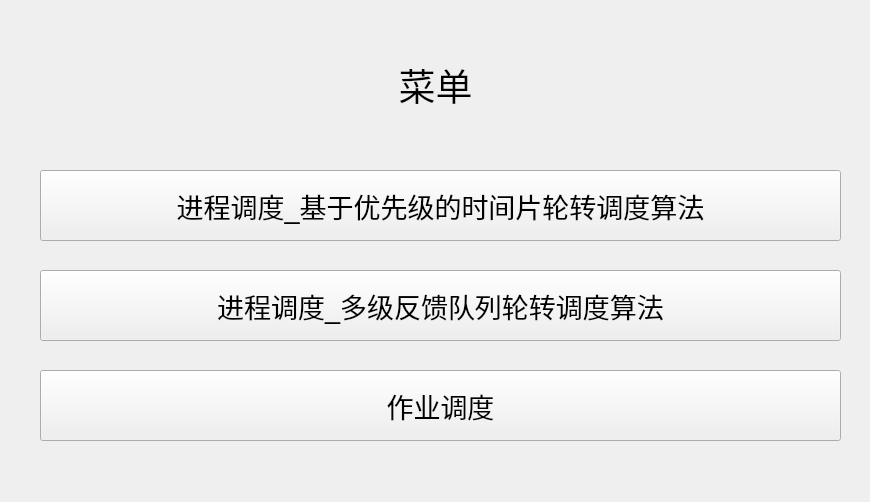
<?xml version="1.0" encoding="UTF-8"?>
<ui version="4.0">
 <class>Form</class>
 <widget class="QWidget" name="Form">
  <property name="geometry">
   <rect>
    <x>0</x>
    <y>0</y>
    <width>870</width>
    <height>502</height>
   </rect>
  </property>
  <property name="windowTitle">
   <string>Form</string>
  </property>
  <widget class="QLabel" name="label">
   <property name="geometry">
    <rect>
     <x>30</x>
     <y>50</y>
     <width>811</width>
     <height>71</height>
    </rect>
   </property>
   <property name="text">
    <string>&lt;html&gt;&lt;head/&gt;&lt;body&gt;&lt;p align=&quot;center&quot;&gt;&lt;span style=&quot; font-size:28pt;&quot;&gt;菜单&lt;/span&gt;&lt;/p&gt;&lt;/body&gt;&lt;/html&gt;</string>
   </property>
  </widget>
  <widget class="QPushButton" name="pushButton">
   <property name="geometry">
    <rect>
     <x>40</x>
     <y>170</y>
     <width>801</width>
     <height>71</height>
    </rect>
   </property>
   <property name="font">
    <font>
     <pointsize>20</pointsize>
     <weight>50</weight>
     <bold>false</bold>
    </font>
   </property>
   <property name="text">
    <string>进程调度_基于优先级的时间片轮转调度算法</string>
   </property>
  </widget>
  <widget class="QPushButton" name="pushButton_2">
   <property name="geometry">
    <rect>
     <x>40</x>
     <y>370</y>
     <width>801</width>
     <height>71</height>
    </rect>
   </property>
   <property name="font">
    <font>
     <pointsize>20</pointsize>
    </font>
   </property>
   <property name="text">
    <string>作业调度</string>
   </property>
  </widget>
  <widget class="QPushButton" name="pushButton_3">
   <property name="geometry">
    <rect>
     <x>40</x>
     <y>270</y>
     <width>801</width>
     <height>71</height>
    </rect>
   </property>
   <property name="font">
    <font>
     <pointsize>20</pointsize>
     <weight>50</weight>
     <bold>false</bold>
    </font>
   </property>
   <property name="text">
    <string>进程调度_多级反馈队列轮转调度算法</string>
   </property>
  </widget>
 </widget>
 <resources/>
 <connections/>
</ui>
